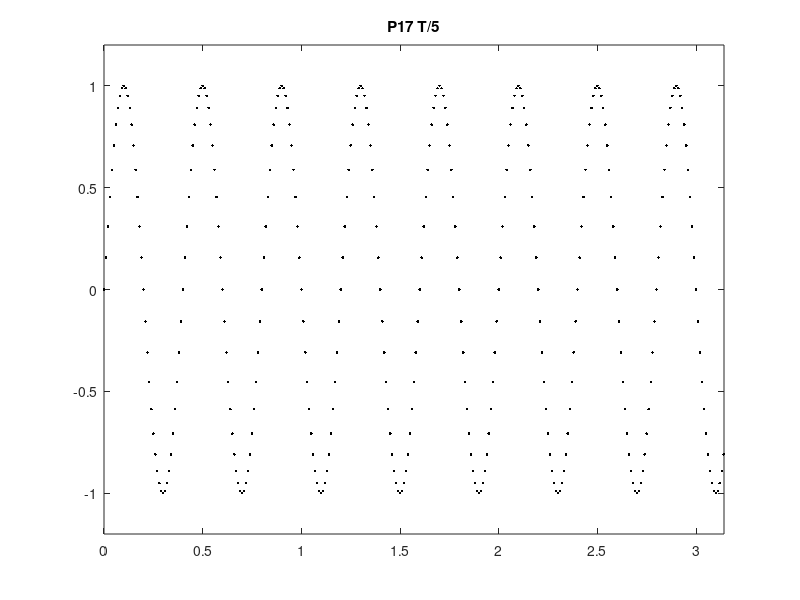

MATLAB code to generate this figure:
figure;
x=0:0.01:pi;
for i = 1:5
    y_plot=sin(x*pi*i);
    plot(x,y_plot,'.k');
    axis([0,pi,-1.2,1.2]);
    title(strcat('P17 T/',num2str(i)))
    pause(5);
end
